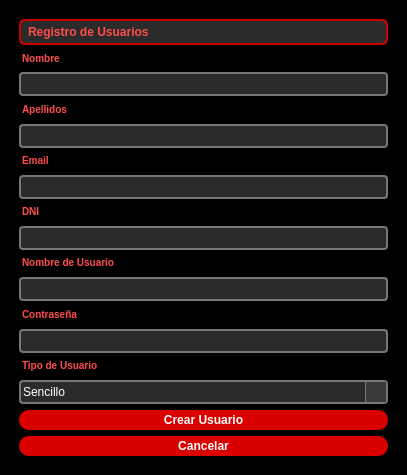
<?xml version="1.0" encoding="UTF-8"?>
<ui version="4.0">
 <class>MainWindow</class>
 <widget class="QMainWindow" name="MainWindow">
  <property name="geometry">
   <rect>
    <x>0</x>
    <y>0</y>
    <width>407</width>
    <height>475</height>
   </rect>
  </property>
  <property name="maximumSize">
   <size>
    <width>16777215</width>
    <height>846</height>
   </size>
  </property>
  <property name="windowTitle">
   <string>MainWindow</string>
  </property>
  <property name="styleSheet">
   <string notr="true">background-color:#000000</string>
  </property>
  <widget class="QWidget" name="centralwidget">
   <layout class="QHBoxLayout" name="horizontalLayout">
    <item>
     <widget class="QFrame" name="frame">
      <property name="frameShape">
       <enum>QFrame::StyledPanel</enum>
      </property>
      <property name="frameShadow">
       <enum>QFrame::Raised</enum>
      </property>
      <layout class="QVBoxLayout" name="verticalLayout">
       <item>
        <widget class="QLabel" name="label">
         <property name="styleSheet">
          <string notr="true">QLabel {
    background-color: #2b2b2b;     
    color: #ff4c4c;              
    border: 2px solid #cc0000;     
    padding: 4px;
    font-size: 12px;
    font-weight: bold;
    border-radius: 6px;
}</string>
         </property>
         <property name="text">
          <string>Registro de Usuarios</string>
         </property>
        </widget>
       </item>
       <item>
        <widget class="QLabel" name="label_2">
         <property name="styleSheet">
          <string notr="true">QLabel{
    color: #ff4c4c;              
    font-size: 10px;
    font-weight: bold;
    padding-bottom: 1.3px;
}
</string>
         </property>
         <property name="text">
          <string>Nombre</string>
         </property>
        </widget>
       </item>
       <item>
        <widget class="QLineEdit" name="lineNombre">
         <property name="styleSheet">
          <string notr="true">QLineEdit {
    background-color: #2b2b2b;      
    color: white;                   
    border: 1.5px solid #777777;     
    padding: 2px;
    border-radius: 4px;
    selection-background-color: #444444;
    selection-color: #ff4c4c;        
}
</string>
         </property>
        </widget>
       </item>
       <item>
        <widget class="QLabel" name="label_3">
         <property name="styleSheet">
          <string notr="true">QLabel {
    color: #ff4c4c;                
    font-size: 10px;
    font-weight: bold;
    padding-bottom: 2px;
}
</string>
         </property>
         <property name="text">
          <string>Apellidos</string>
         </property>
        </widget>
       </item>
       <item>
        <widget class="QLineEdit" name="lineApellidos">
         <property name="styleSheet">
          <string notr="true">QLineEdit {
    background-color: #2b2b2b;      
    color: white;                   
    border: 1.5px solid #777777;     
    padding: 2px;
    border-radius: 4px;
    selection-background-color: #444444;
    selection-color: #ff4c4c;        
}
</string>
         </property>
        </widget>
       </item>
       <item>
        <widget class="QLabel" name="label_4">
         <property name="styleSheet">
          <string notr="true">QLabel {
    color: #ff4c4c;                 
    font-size: 10px;
    font-weight: bold;
    padding-bottom: 2px;
}
</string>
         </property>
         <property name="text">
          <string>Email</string>
         </property>
        </widget>
       </item>
       <item>
        <widget class="QLineEdit" name="lineEmail">
         <property name="styleSheet">
          <string notr="true">QLineEdit {
    background-color: #2b2b2b;      
    color: white;                   
    border: 1.5px solid #777777;     
    padding: 2px;
    border-radius: 4px;
    selection-background-color: #444444;
    selection-color: #ff4c4c;        
}
</string>
         </property>
        </widget>
       </item>
       <item>
        <widget class="QLabel" name="label_7">
         <property name="styleSheet">
          <string notr="true">QLabel {
    color: #ff4c4c;                
    font-size: 10px;
    font-weight: bold;
    padding-bottom: 2px;
}
</string>
         </property>
         <property name="text">
          <string>DNI</string>
         </property>
        </widget>
       </item>
       <item>
        <widget class="QLineEdit" name="lineDNI">
         <property name="styleSheet">
          <string notr="true">QLineEdit {
    background-color: #2b2b2b;      
    color: white;                   
    border: 1.5px solid #777777;     
    padding: 2px;
    border-radius: 4px;
    selection-background-color: #444444;
    selection-color: #ff4c4c;        
}

</string>
         </property>
        </widget>
       </item>
       <item>
        <widget class="QLabel" name="label_5">
         <property name="styleSheet">
          <string notr="true">QLabel {
    color: #ff4c4c;              
    font-size: 10px;
    font-weight: bold;
    padding-bottom: 2px;
}
</string>
         </property>
         <property name="text">
          <string>Nombre de Usuario</string>
         </property>
        </widget>
       </item>
       <item>
        <widget class="QLineEdit" name="lineUsuario">
         <property name="styleSheet">
          <string notr="true">QLineEdit {
    background-color: #2b2b2b;      
    color: white;                   
    border: 1.5px solid #777777;     
    padding: 2px;
    border-radius: 4px;
    selection-background-color: #444444;
    selection-color: #ff4c4c;        
}
</string>
         </property>
        </widget>
       </item>
       <item>
        <widget class="QLabel" name="label_6">
         <property name="styleSheet">
          <string notr="true">QLabel {
    color: #ff4c4c;             
    font-size: 10px;
    font-weight: bold;
    padding-bottom: 2px;
}
</string>
         </property>
         <property name="text">
          <string>Contraseña</string>
         </property>
        </widget>
       </item>
       <item>
        <widget class="QLineEdit" name="lineContrasena">
         <property name="styleSheet">
          <string notr="true">QLineEdit {
    background-color: #2b2b2b;      
    color: white;                   
    border: 1.5px solid #777777;     
    padding: 2px;
    border-radius: 4px;
    selection-background-color: #444444;
    selection-color: #ff4c4c;        
}
</string>
         </property>
        </widget>
       </item>
       <item>
        <widget class="QLabel" name="label_8">
         <property name="styleSheet">
          <string notr="true">QLabel {
    color: #ff4c4c;               
    font-size: 10px;
    font-weight: bold;
    padding-bottom: 2px;
}
</string>
         </property>
         <property name="text">
          <string>Tipo de Usuario</string>
         </property>
        </widget>
       </item>
       <item>
        <widget class="QComboBox" name="comboBoxTipoUsu">
         <property name="styleSheet">
          <string notr="true">QComboBox {
    background-color: #2b2b2b;   
    color: white;                    
    border: 1.5px solid #777777;     
    padding: 2px;
    border-radius: 4px;
}

QComboBox::drop-down {
    subcontrol-origin: padding;
    subcontrol-position: top right;
    width: 20px;
    border-left: 1px solid #777777;
    background-color: #3a3a3a;
}

QComboBox QAbstractItemView {
    background-color: #2b2b2b;
    color: white;
    selection-background-color: #444444;
    selection-color: #ff4c4c;     
    border: 1px solid #555555;
}</string>
         </property>
         <item>
          <property name="text">
           <string>Sencillo</string>
          </property>
         </item>
         <item>
          <property name="text">
           <string>Premium</string>
          </property>
         </item>
        </widget>
       </item>
       <item>
        <widget class="QPushButton" name="pushButtonCrear">
         <property name="styleSheet">
          <string notr="true">QPushButton {
    background-color: #da0000;
    color: white;
    border-radius: 10px;
    padding: 3px;
    font-size: 12px;
    font-weight: bold;
}

QPushButton:hover {
    background-color: #aa0000;
}</string>
         </property>
         <property name="text">
          <string>Crear Usuario</string>
         </property>
        </widget>
       </item>
       <item>
        <widget class="QPushButton" name="pushButtonCancelar">
         <property name="styleSheet">
          <string notr="true">QPushButton {
    background-color: #da0000;
    color: white;
    border-radius: 10px;
    padding: 3px;
    font-size: 12px;
    font-weight: bold;
}

QPushButton:hover {
    background-color: #aa0000;
}</string>
         </property>
         <property name="text">
          <string>Cancelar</string>
         </property>
        </widget>
       </item>
      </layout>
     </widget>
    </item>
   </layout>
  </widget>
 </widget>
 <resources/>
 <connections/>
</ui>
